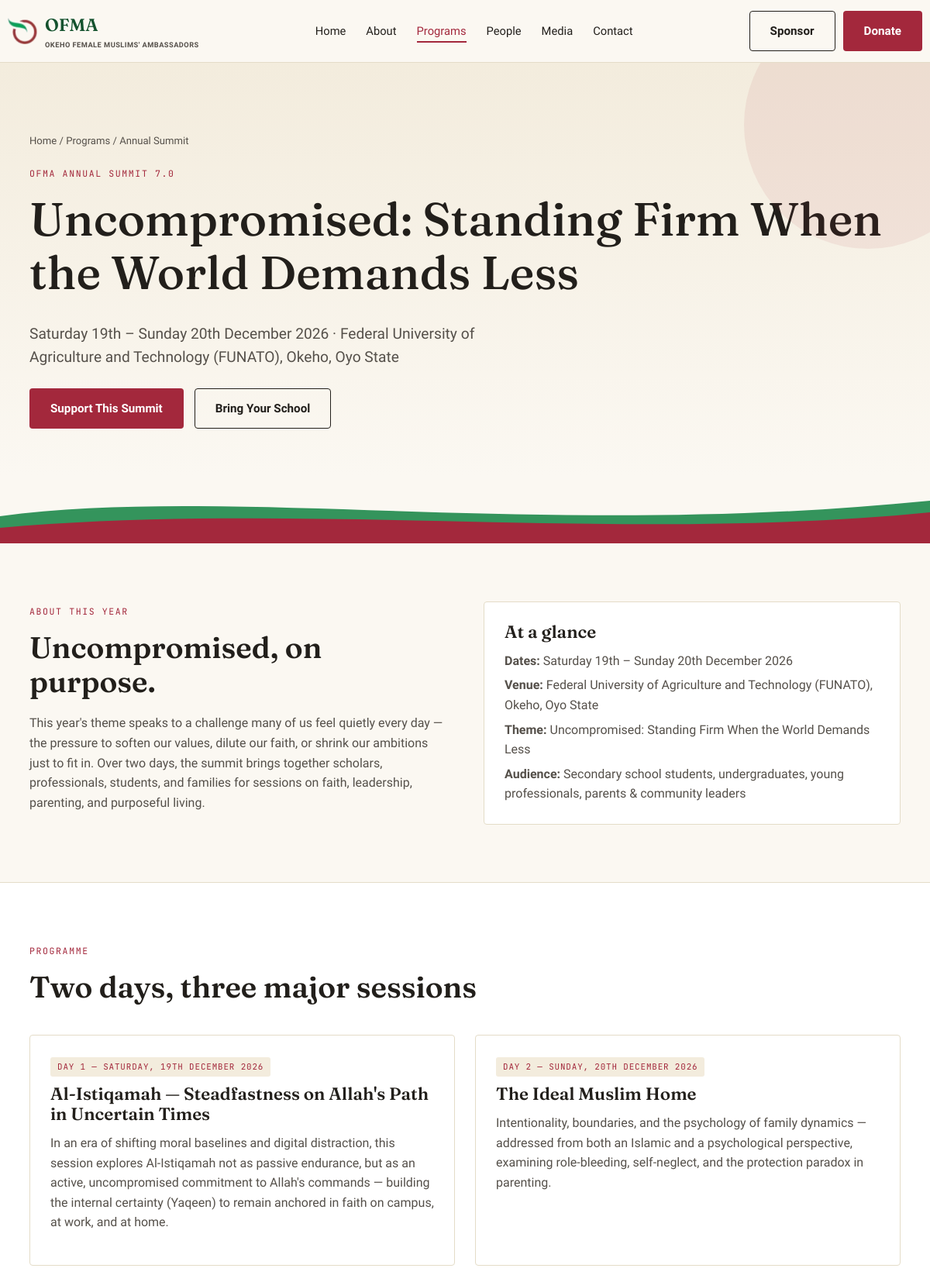
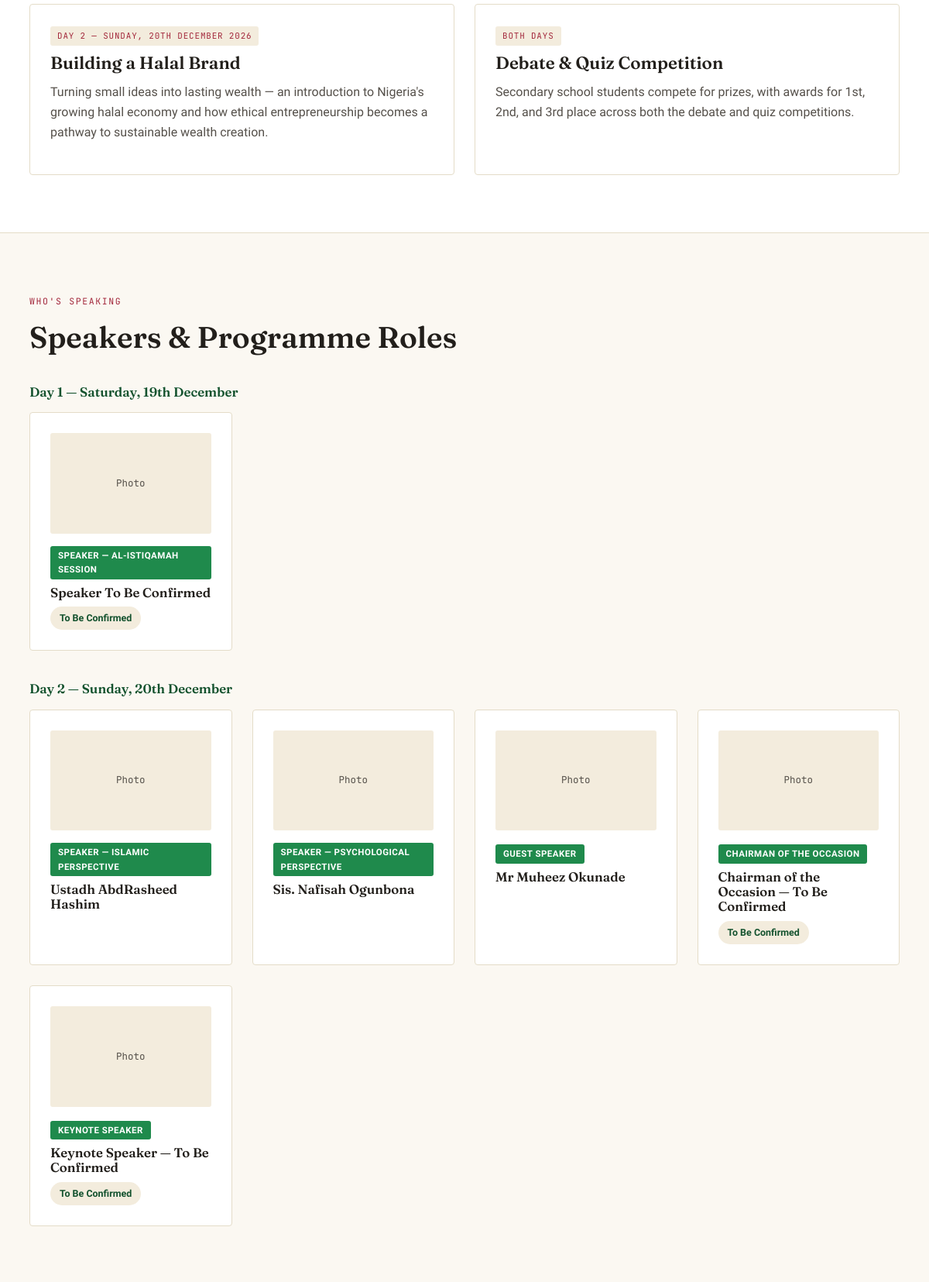
The app's page /programs/summit (upper part) with its own data (2 pictures, top to bottom).
### tables this page shows
CREATE TABLE speakers (
    id INTEGER PRIMARY KEY AUTOINCREMENT,
    name TEXT NOT NULL,
    slug TEXT UNIQUE NOT NULL,
    role TEXT NOT NULL,
    topic TEXT,
    bio TEXT,
    day TEXT,
    status TEXT DEFAULT 'confirmed',
    sort_order INTEGER DEFAULT 0
);

### app.py (the view)
@app.route("/programs/summit")
def summit():
    conn = get_db()
    speakers = conn.execute("SELECT * FROM speakers ORDER BY sort_order").fetchall()
    conn.close()
    return render_template("summit.html", active="programs", speakers=speakers)

### app.py (called while the page is built)
@app.context_processor
def inject_globals():
    return dict(current_year=date.today().year, summit=SUMMIT)

### db.py (called while the page is built)
def get_db():
    conn = sqlite3.connect(DB_PATH)
    conn.row_factory = sqlite3.Row
    conn.execute("PRAGMA foreign_keys = ON")
    return conn

### templates/summit.html (shortened to what this page needs)
{% extends "base.html" %}
{% block content %}
<section class="hero">
  <div class="hero-circle"></div>
  <div class="container">
    <div class="breadcrumb"><a href="{{ url_for('home') }}">Home</a> / <a href="{{ url_for('programs') }}">Programs</a> / Annual Summit</div>
    <span class="eyebrow">OFMA Annual Summit {{ summit.edition }}</span>
    <h1>{{ summit.theme }}</h1>
    <p class="lede">{{ summit.dates }} &middot; {{ summit.venue }}</p>
    <div style="display:flex; gap:14px; margin-top:24px; flex-wrap:wrap;">
      <a href="{{ url_for('donate') }}" class="btn btn-primary">Support This Summit</a>
      <a href="{{ url_for('schools') }}" class="btn btn-outline">Bring Your School</a>
    </div>
  </div>
</section>
{% include "partials/_curve_divider.html" %}
<section>
  <div class="container two-col">
    <div>
      <span class="eyebrow">About This Year</span>
      <h2>Uncompromised, on purpose.</h2>
      <p>This year's theme speaks to a challenge many of us feel quietly every day — the pressure to soften our values, dilute our faith, or shrink our ambitions just to fit in. Over two days, the summit brings together scholars, professionals, students, and families for sessions on faith, leadership, parenting, and purposeful living.</p>
    </div>
    <div class="card">
      <h3 style="margin-top:0;">At a glance</h3>
      <p style="margin-bottom:6px;"><strong>Dates:</strong> {{ summit.dates }}</p>
      <p style="margin-bottom:6px;"><strong>Venue:</strong> {{ summit.venue }}</p>
      <p style="margin-bottom:6px;"><strong>Theme:</strong> {{ summit.theme }}</p>
      <p style="margin-bottom:0;"><strong>Audience:</strong> Secondary school students, undergraduates, young professionals, parents &amp; community leaders</p>
    </div>
  </div>
</section>
<section class="section-alt">
  <div class="container">
    <div class="section-head">
      <span class="eyebrow">Programme</span>
      <h2>Two days, three major sessions</h2>
    </div>
    <div class="grid grid-2">
      <div class="card">
        <span class="tag">Day 1 — Saturday, 19th December 2026</span>
        <h3>Al-Istiqamah — Steadfastness on Allah's Path in Uncertain Times</h3>
        <p>In an era of shifting moral baselines and digital distraction, this session explores Al-Istiqamah not as passive endurance, but as an active, uncompromised commitment to Allah's commands — building the internal certainty (Yaqeen) to remain anchored in faith on campus, at work, and at home.</p>
      </div>
      <div class="card">
        <span class="tag">Day 2 — Sunday, 20th December 2026</span>
        <h3>The Ideal Muslim Home</h3>
        <p>Intentionality, boundaries, and the psychology of family dynamics — addressed from both an Islamic and a psychological perspective, examining role-bleeding, self-neglect, and the protection paradox in parenting.</p>
      </div>
    </div>
    <div class="grid grid-2" style="margin-top:26px;">
      <div class="card">
        <span class="tag">Day 2 — Sunday, 20th December 2026</span>
        <h3>Building a Halal Brand</h3>
        <p>Turning small ideas into lasting wealth — an introduction to Nigeria's growing halal economy and how ethical entrepreneurship becomes a pathway to sustainable wealth creation.</p>
      </div>
      <div class="card">
        <span class="tag">Both Days</span>
        <h3>Debate &amp; Quiz Competition</h3>
        <p>Secondary school students compete for prizes, with awards for 1st, 2nd, and 3rd place across both the debate and quiz competitions.</p>
      </div>
    </div>
  </div>
</section>
<section>
  <div class="container">
    <div class="section-head">
      <span class="eyebrow">Who's Speaking</span>
      <h2>Speakers &amp; Programme Roles</h2>
    </div>
    <h3 style="font-size:1.05rem; color:var(--green-deep); margin-bottom:16px;">Day 1 — Saturday, 19th December</h3>
    <div class="grid grid-4" style="margin-bottom:40px;">
      {% for s in speakers if 'Day 1' in (s['day'] or '') %}
      <a href="{{ url_for('speaker_detail', slug=s['slug']) }}" class="card" style="text-decoration:none;">
        <div class="card-media">Photo</div>
        <span class="badge-role">{{ s['role'] }}</span>
        <h3 style="font-size:1.05rem;">{{ s['name'] }}</h3>
        {% if s['status'] == 'tbc' %}<span class="pill">To Be Confirmed</span>{% endif %}
      </a>
      {% endfor %}
    </div>
    <h3 style="font-size:1.05rem; color:var(--green-deep); margin-bottom:16px;">Day 2 — Sunday, 20th December</h3>
    <div class="grid grid-4">
      {% for s in speakers if 'Day 2' in (s['day'] or '') %}
      <a href="{{ url_for('speaker_detail', slug=s['slug']) }}" class="card" style="text-decoration:none;">
        <div class="card-media">Photo</div>
        <span class="badge-role">{{ s['role'] }}</span>
        <h3 style="font-size:1.05rem;">{{ s['name'] }}</h3>
        {% if s['status'] == 'tbc' %}<span class="pill">To Be Confirmed</span>{% endif %}
      </a>
      {% endfor %}
    </div>
  </div>
</section>
{% endblock %}

### static/css/style.css (style rules this page uses)
:root { --green: #1F8A4C; --green-deep: #14522E; --maroon: #A3283C; --maroon-deep: #6E1B29; --sand: #C9A227; --paper: #FBF8F2; --paper-warm: #F3ECDD; --ink: #221F1B; --ink-soft: #55504A; --line: #E4DCC8; --white: #FFFFFF; --font-display: 'Fraunces', 'Georgia', serif; --font-body: 'Work Sans', 'Segoe UI', sans-serif; --font-mono: 'JetBrains Mono', monospace; --maxw: 1180px; --radius: 4px; --shadow: 0 12px 32px -16px rgba(34, 31, 27, 0.25); }
* { box-sizing: border-box; }
html { scroll-behavior: smooth; }
body { margin: 0; font-family: var(--font-body); color: var(--ink); background: var(--paper); line-height: 1.6; -webkit-font-smoothing: antialiased; overflow-x: hidden; }
a { color: inherit; }
.container { max-width: var(--maxw); margin: 0 auto; padding: 0 28px; }
h1, h2, h3, h4 { font-family: var(--font-display); font-weight: 600; line-height: 1.15; margin: 0 0 0.5em; color: var(--ink); }
h1 { font-size: clamp(2.4rem, 5vw, 4rem); font-weight: 500; }
h2 { font-size: clamp(1.8rem, 3.2vw, 2.6rem); }
h3 { font-size: 1.4rem; }
p { margin: 0 0 1em; color: var(--ink-soft); }
.eyebrow { display: inline-block; font-family: var(--font-mono); font-size: 0.72rem; letter-spacing: 0.14em; text-transform: uppercase; color: var(--maroon); margin-bottom: 14px; }
.lede { font-size: 1.2rem; color: var(--ink-soft); max-width: 640px; }
.btn { display: inline-flex; align-items: center; gap: 8px; padding: 13px 26px; border-radius: var(--radius); font-family: var(--font-body); font-weight: 600; font-size: 0.95rem; text-decoration: none; border: 1.5px solid transparent; cursor: pointer; transition: transform 0.15s ease, box-shadow 0.15s ease, background 0.15s ease; }
.btn-primary { background: var(--maroon); color: var(--white); }
.btn-outline { background: transparent; border-color: var(--ink); color: var(--ink); }
.hero { position: relative; background: linear-gradient(180deg, var(--paper-warm) 0%, var(--paper) 100%); padding: 90px 0 60px; overflow: hidden; }
.hero-circle { position: absolute; right: -80px; top: -80px; width: 320px; height: 320px; border-radius: 50%; background: var(--maroon); opacity: 0.08; }
section { padding: 74px 0; }
.section-alt { background: var(--white); border-top: 1px solid var(--line); border-bottom: 1px solid var(--line); }
.section-head { max-width: 640px; margin-bottom: 40px; }
.grid { display: grid; gap: 26px; }
.grid-2 { grid-template-columns: repeat(2, 1fr); }
.grid-4 { grid-template-columns: repeat(4, 1fr); }
.card { background: var(--white); border: 1px solid var(--line); border-radius: var(--radius); padding: 26px; transition: box-shadow 0.2s ease, transform 0.2s ease; }
.card-media { aspect-ratio: 16/10; border-radius: 3px; background: var(--paper-warm); margin-bottom: 16px; display: flex; align-items: center; justify-content: center; color: var(--ink-soft); font-size: 0.78rem; font-family: var(--font-mono); text-align: center; padding: 10px; overflow: hidden; }
.tag { display: inline-block; font-family: var(--font-mono); font-size: 0.68rem; letter-spacing: 0.08em; text-transform: uppercase; background: var(--paper-warm); color: var(--maroon); padding: 4px 9px; border-radius: 3px; margin-bottom: 10px; }
.pill { display: inline-block; padding: 5px 12px; border-radius: 20px; font-size: 0.78rem; font-weight: 600; background: var(--paper-warm); color: var(--green-deep); }
.two-col { display: grid; grid-template-columns: 1fr 1fr; gap: 48px; align-items: center; }
.breadcrumb { font-size: 0.82rem; color: var(--ink-soft); margin-bottom: 18px; }
.breadcrumb a { color: var(--ink-soft); text-decoration: none; }
.badge-role { display: inline-block; font-size: 0.72rem; font-weight: 700; letter-spacing: 0.04em; text-transform: uppercase; color: var(--white); background: var(--green); padding: 3px 10px; border-radius: 3px; margin-bottom: 8px; }

### records on screen
speakers: role "SPEAKER — AL-ISTIQAMAH SESSION", name "Speaker To Be Confirmed", status "To Be Confirmed"
speakers: role "SPEAKER — ISLAMIC PERSPECTIVE", name "Ustadh AbdRasheed Hashim"
speakers: role "SPEAKER — PSYCHOLOGICAL PERSPECTIVE", name "Sis. Nafisah Ogunbona"
speakers: role "GUEST SPEAKER", name "Mr Muheez Okunade"
speakers: role "CHAIRMAN OF THE OCCASION", name "Chairman of the Occasion — To Be Confirmed", status "To Be Confirmed"
speakers: role "KEYNOTE SPEAKER", name "Keynote Speaker — To Be Confirmed", status "To Be Confirmed"

### other values on screen
{{ summit.edition }} "7.0"
{{ summit.theme }} "Uncompromised: Standing Firm When the World Demands Less"
{{ summit.dates }} "Saturday 19th – Sunday 20th December 2026"
{{ summit.venue }} "Federal University of Agriculture and Technology (FUNATO), Okeho, Oyo State"
